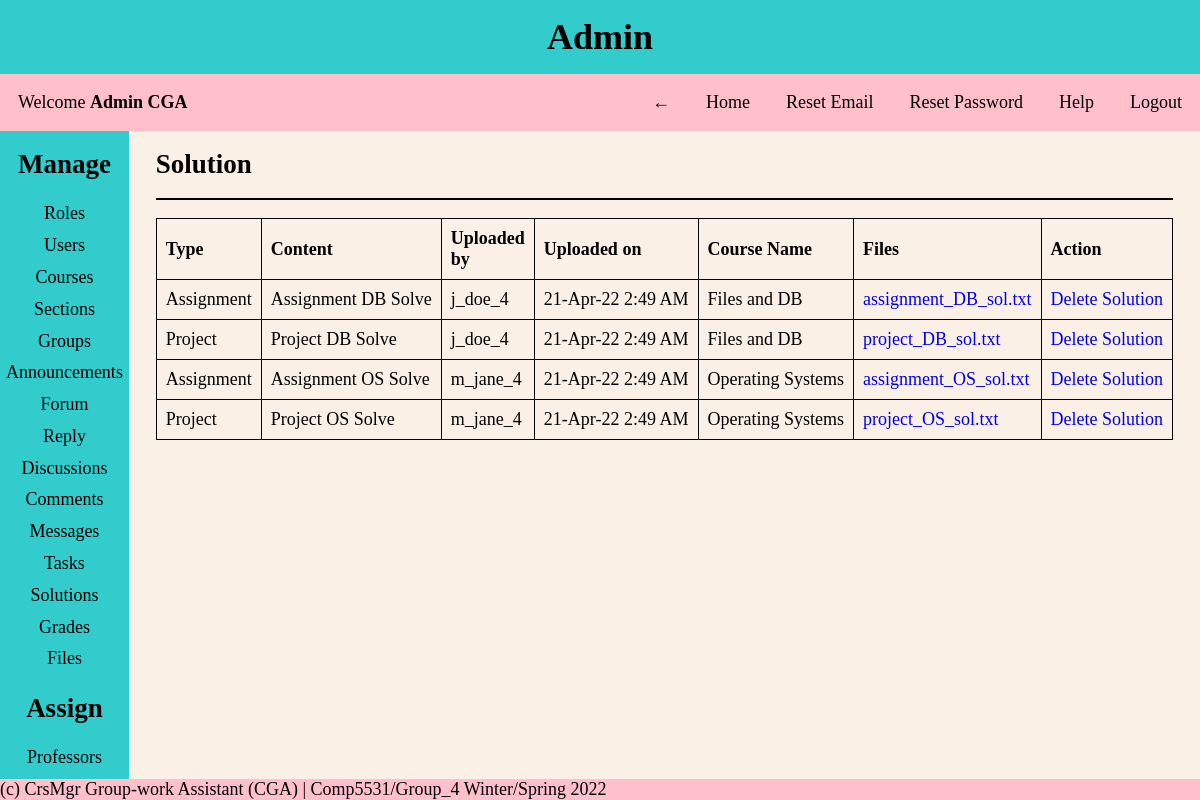
The app's page /pages/admin.php?page=solution (signed in), older data.
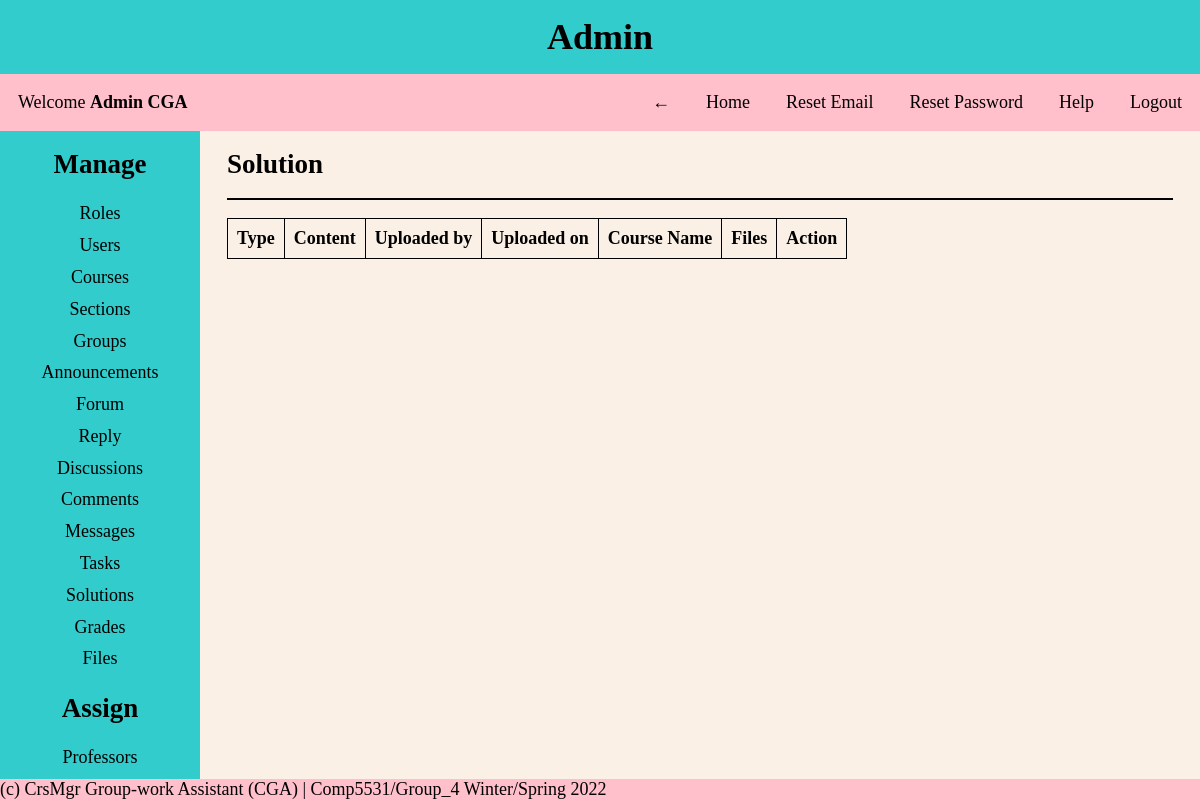
The same page, newer data.
### tables this page shows
CREATE TABLE Solution
(
  solution_id INT NOT NULL AUTO_INCREMENT PRIMARY KEY,
  solution_type VARCHAR(30) NOT NULL,
  solution_content VARCHAR(255) NOT NULL UNIQUE,
  task_id INT NOT NULL,
  group_id INT NOT NULL,
  file_id INT NOT NULL,
  FOREIGN KEY (task_id) REFERENCES Task(task_id),
  FOREIGN KEY (group_id) REFERENCES Student_Groups(group_id),
  FOREIGN KEY (file_id) REFERENCES Files(file_id)
);

CREATE TABLE Users
(
  user_id INT NOT NULL AUTO_INCREMENT PRIMARY KEY,
  first_name VARCHAR(30) NOT NULL,
  last_name VARCHAR(30) NOT NULL,
  dob DATE NOT NULL,
  email VARCHAR(30) NOT NULL UNIQUE,
  username VARCHAR(30) NOT NULL UNIQUE,
  password VARCHAR(30) NOT NULL,
  created_on DATETIME DEFAULT CURRENT_TIMESTAMP,
  first_login TINYINT NOT NULL,
  role_id INT NOT NULL,
  FOREIGN KEY (role_id) REFERENCES Roles(role_id)
);

CREATE TABLE Files
(
  file_id INT NOT NULL AUTO_INCREMENT PRIMARY KEY,
  file_name VARCHAR(30) NOT NULL,
  file_content VARCHAR(255) NOT NULL,
  file_type VARCHAR(30) NOT NULL,
  file_size INT NOT NULL,
  uploaded_by_uid INT NOT NULL,
  uploaded_on DATETIME DEFAULT CURRENT_TIMESTAMP
);

CREATE TABLE Course
(
  course_id INT NOT NULL AUTO_INCREMENT PRIMARY KEY,
  course_name VARCHAR(30) NOT NULL UNIQUE,
  course_number INT NOT NULL UNIQUE
);

### helper/functions.php (called while the page is built, shortened)
<?php
function date_convert($date)
{
    $date = strtotime($date);
    return date('d-M-y g:i A', $date);
}

### CRUD/solution.php (the view, shortened to what this page needs)
<div class="content-body">
    <?php
    $query = "SELECT * FROM solution as s
    JOIN task as t ON t.task_id = s.task_id
    JOIN course as c ON c.course_id = t.course_id
    JOIN files as f ON f.file_id = s.file_id
    JOIN users as u ON u.user_id = f.uploaded_by_uid
    ORDER BY s.solution_id ASC";
    $solution = mysqli_query($conn, $query);
    ?>
    <h2>Solution</h2>
    <hr>
    <table>
        <thead>
            <tr>
                <th>Type</th>
                <th>Content</th>
                <th>Uploaded by</th>
                <th>Uploaded on</th>
                <th>Course Name</th>
                <th>Files</th>
                <th>Action</th>
            </tr>
        </thead>
        <tbody>
            <?php foreach ($solution as $row) {
                $id = $row['solution_id'];
                $type = $row['solution_type'];
                $content = $row['solution_content'];
                $uploaded_by = $row['username'];
                $uploaded_on = date_convert($row['uploaded_on']);
                $course_name = $row['course_name'];
                $file_id = $row['file_id'];
                $file_name = $row['file_name'];
            ?>
                <tr>
                    <td><?= $type ?></td>
                    <td><?= $content ?></td>
                    <td><?= $uploaded_by ?></td>
                    <td><?= $uploaded_on ?></td>
                    <td><?= $course_name ?></td>
                    <td><a href='?page=solution&download_file=<?= $file_id ?>'><?= $file_name ?></a></td>
                    <td><a href="?page=solution&delete_id=<?= $id ?>&file_id=<?= $file_id ?>" onclick="return confirm('Are you sure you want to delete?')">Delete Solution</a></td>
                </tr>
            <?php } ?>
        </tbody>
    </table>
</div>

Row changes from the older to the newer data that the page shows:
removed solution: solution_type "Assignment", solution_content "Assignment DB Solve", users.username "j_doe_4", file.uploaded_on "21-Apr-22 2:49 AM", course.course_name "Files and DB", file.file_name "assignment_DB_sol.txt"
removed solution: solution_type "Project", solution_content "Project DB Solve", users.username "j_doe_4", file.uploaded_on "21-Apr-22 2:49 AM", course.course_name "Files and DB", file.file_name "project_DB_sol.txt"
removed solution: solution_type "Assignment", solution_content "Assignment OS Solve", users.username "m_jane_4", file.uploaded_on "21-Apr-22 2:49 AM", course.course_name "Operating Systems", file.file_name "assignment_OS_sol.txt"
removed solution: solution_type "Project", solution_content "Project OS Solve", users.username "m_jane_4", file.uploaded_on "21-Apr-22 2:49 AM", course.course_name "Operating Systems", file.file_name "project_OS_sol.txt"
